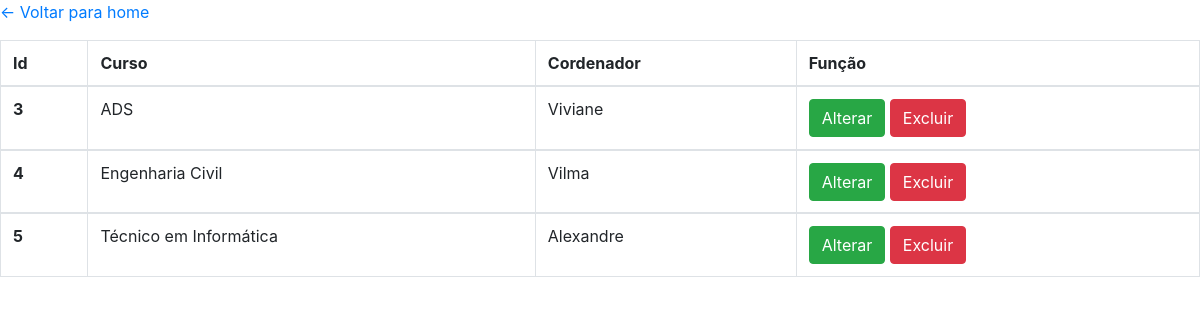
The app's page /listar-cursos.php with its own data.
### tables this page shows
CREATE TABLE `cad_curso` (
  `id` int(11) NOT NULL,
  `curso` varchar(30) NOT NULL,
  `coordenador` varchar(50) NOT NULL
);

### listar-cursos.php (the view, shortened to what this page needs)
<?php
require "conexao.php";
$lista = $conexao->prepare(" select * from cad_curso order by id asc");
$lista->execute();
echo "<table class='table  table-hover table-bordered'>"
  ."<thead>"
     ."<tr>"
     ."<th scope='col'>Id</th>"
     ."<th scope='col'>Curso</th>"
     ."<th scope='col'>Cordenador</th>"
     ."<th scope='col'>Função</th>"
     ."</tr>"
     ."</thead>";
$li = $lista->fetchALL(PDO::FETCH_OBJ);
foreach ($li as $valor) {
     echo"<tbody>"
     ."<tr>"
     ."<th scope='row'>$valor->id</th>"
     ."<td>$valor->curso</td>"
     ."<td>$valor->coordenador</td>"
     ."<td><a href='alterar-cursos.php?id=$valor->id&curso=$valor->curso&coordenador=$valor->coordenador' class='btn btn-success'>Alterar</a>
     <a href='delete-cursos.php?id=$valor->id&curso=$valor->curso&coordenador=$valor->coordenador' class='btn btn-danger'>Excluir</a></td>"
     ."</tr>"
     ."<tr>"
     ."</tbody>";
 }
 ?>
 <!DOCTYPE html>
 <html lang="en">
 <head>
   <link rel="stylesheet" href="https://stackpath.bootstrapcdn.com/bootstrap/4.5.2/css/bootstrap.min.css">
 </head>
 <body>
 <p><a href="home.php"><- Voltar para home</a></p>
 </body>
 </html>

### records on screen
cad_curso: id "3", curso "ADS", coordenador "Viviane"
cad_curso: id "4", curso "Engenharia Civil", coordenador "Vilma"
cad_curso: id "5", curso "Técnico em Informática", coordenador "Alexandre"
